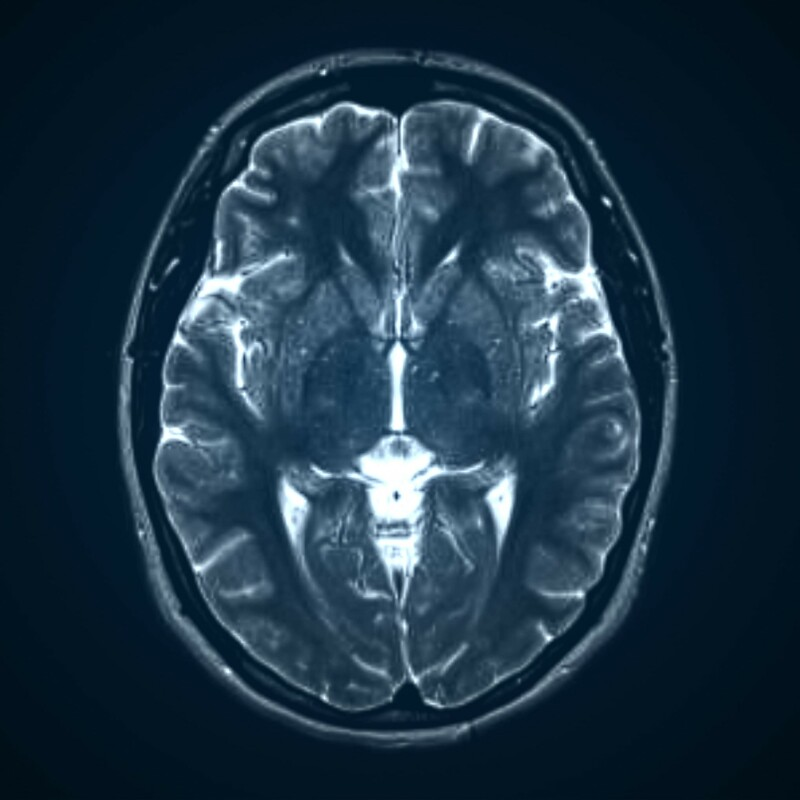
#> input picture Labtest1/mri1.jpg, 800 x 800 px
$ jupyter execute 'Pixel Intensity.ipynb'
#> lines starting #> are read from the running program, lines starting #| are printed output that depends on the picture; after the words box and inside, x2 and y2 are one past the last pixel; in counts of white or black regions, pixels touching at a corner belong together
[cell 1]
import cv2
import numpy as np
import matplotlib.pyplot as plt

[cell 2]
def plt_img(img_set,img_title):
    ch = len(img_set)
    plt.figure(figsize=(20,20))
    for i in range(ch):
        plt.subplot(2,3,i+1)
        ln = len(img_set[i].shape)
        if ln == 3:
            plt.imshow(img_set[i])
        else:
            plt.imshow(img_set[i],cmap='gray')
        plt.title(img_title[i])
    plt.show()

[cell 3]
def main():

    rgbImg = plt.imread('mri1.jpg')
#> rgbImg is the input picture: shape (800, 800, 3); mean R, G, B 28.3, 51.8, 68.8
    print(rgbImg.shape)
#| (800, 800, 3)

    grayscale = cv2.cvtColor(rgbImg,cv2.COLOR_RGB2GRAY)
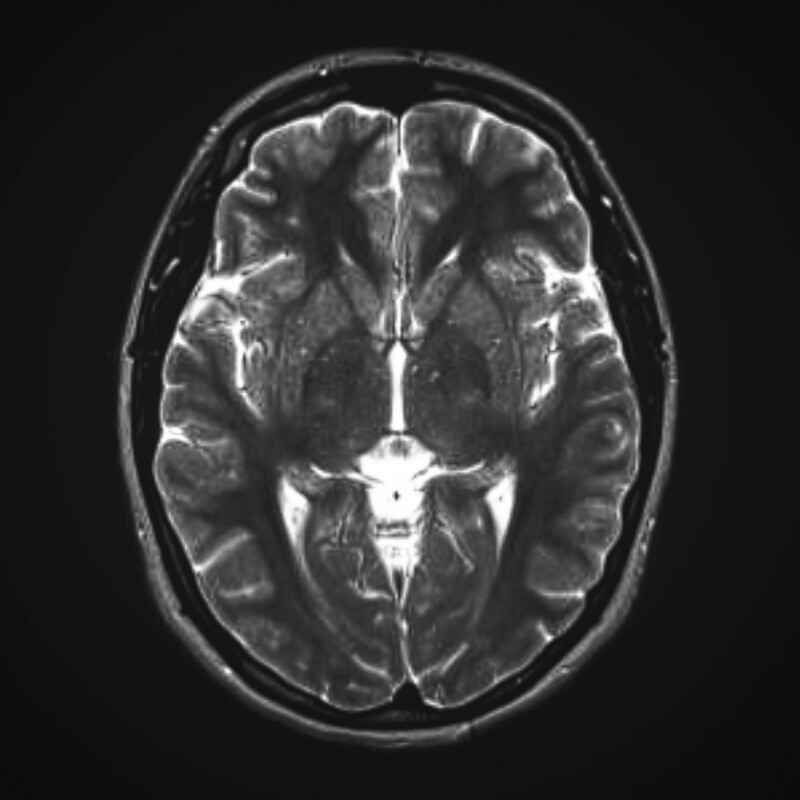
#> grayscale: shape (800, 800); min 10, max 255, mean 46.7
    print(grayscale.shape)
#| (800, 800)
    x,y = grayscale.shape
#> x = 800; y = 800

    """Constants"""
    T1=20
    T2= 100
    c=5
    p=2
    epsilon = 0.0000001

    image1 = np.zeros((x,y), dtype = np.uint8)
    image2 = np.zeros((x,y), dtype = np.uint8)
    image3 = np.zeros((x,y), dtype = np.uint8)
    image4 = np.zeros((x,y), dtype = np.uint8)

    for i in range(x):
        for j in range(y):
            image3[i,j] = c * np.log(1+grayscale[i,j])
            image4[i,j] = c * pow((grayscale[i,j]+epsilon),p)

            if (grayscale[i,j] >= T1 and grayscale[i,j] <=T2):
                image1[i,j] = 100
                image2[i,j] = 100
            else:
                image1[i,j] = 10
                image2[i,j] = grayscale[i,j]
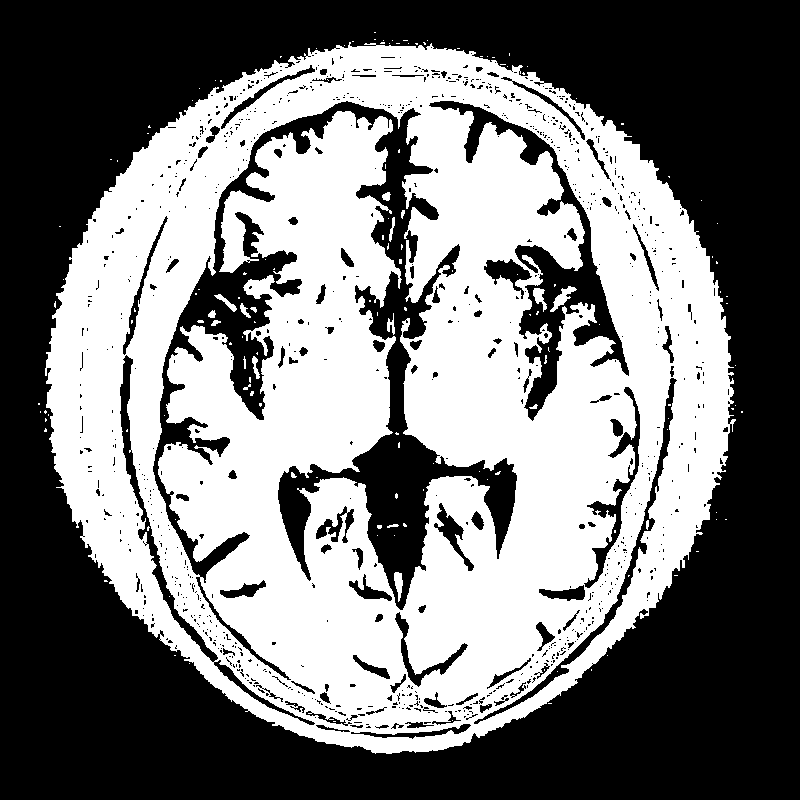
#> image1: shape (800, 800); values 10 (black) and 100 (white), 47.4% white; 149 white regions (129 under 20 px), largest, box (x1, y1, x2, y2) and area: (45, 42, 736, 754) 301583, (550, 286, 577, 312) 240, (394, 572, 403, 602) 168
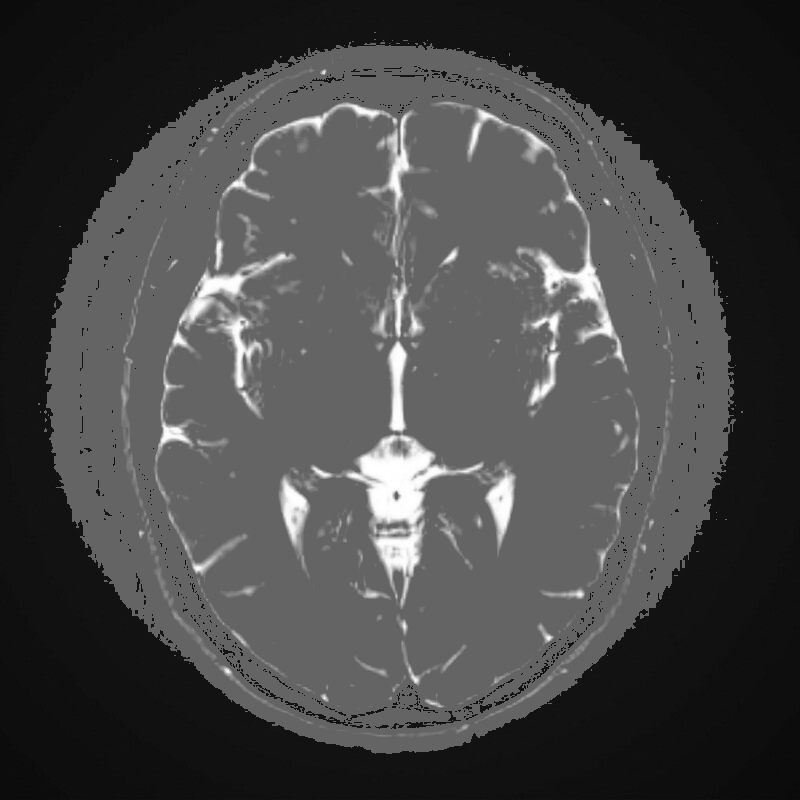
#> image2: shape (800, 800); min 10, max 255, mean 70.4
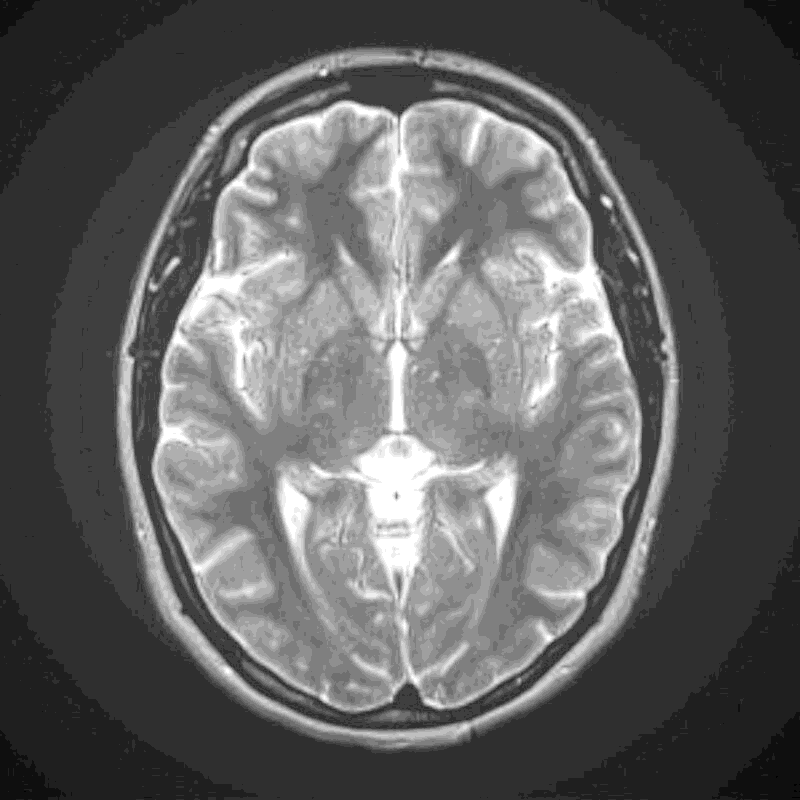
#> image3: shape (800, 800); min 11, max 27, mean 17.1; drawn with min black and max white
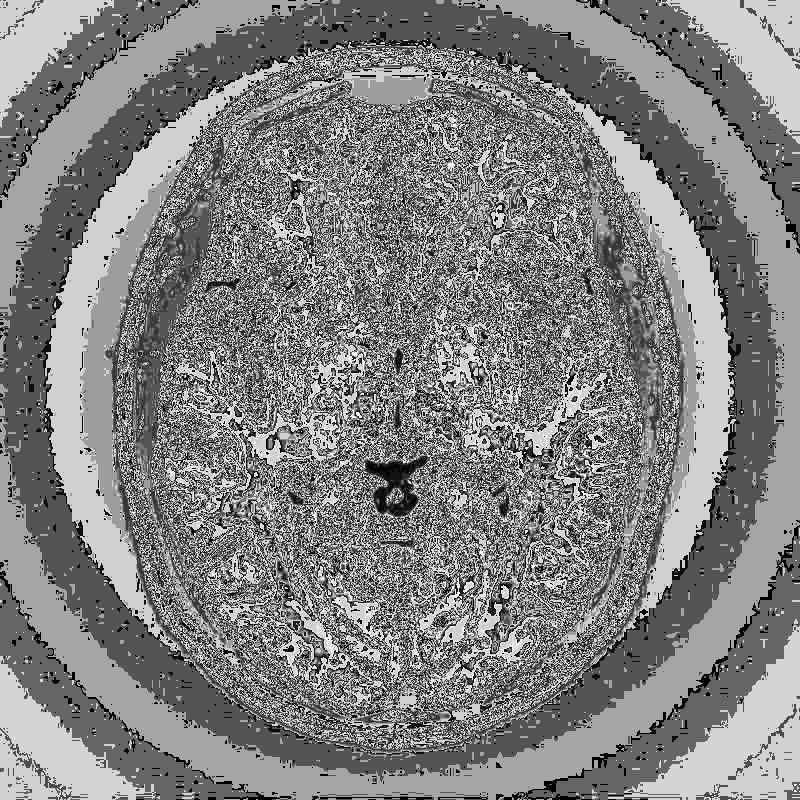
#> image4: shape (800, 800); min 0, max 253, mean 129.9


    img_set = [rgbImg,grayscale,image1,image2,image3,image4]
    img_title = ['RGB','Grayscale','Image-1','Image-2','Image-3','Image-4']

    plt_img(img_set,img_title)
#> in plt_img, `ch = len(img_set)`: ch = 6


if __name__ == '__main__':
    main()
